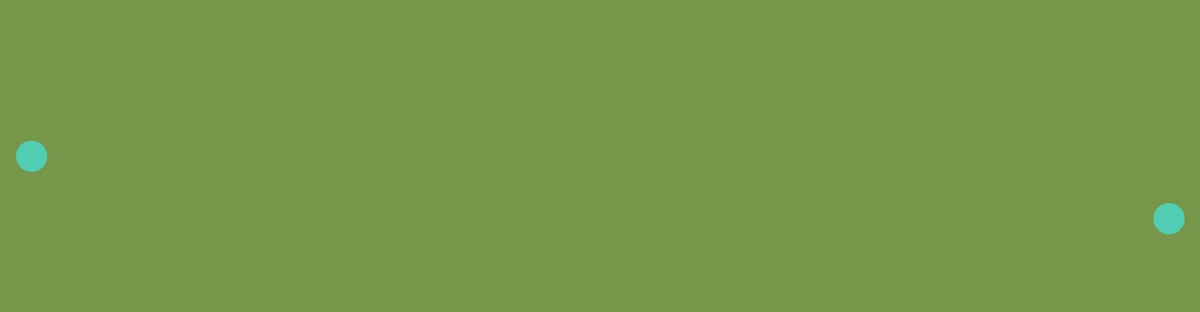
Frame 1 (no input)
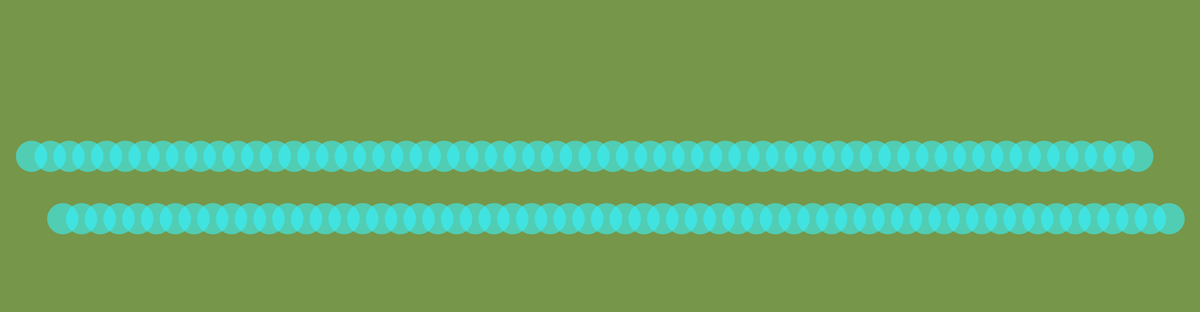
Frame 60 (the mouse pressed at the canvas centre just before this capture)
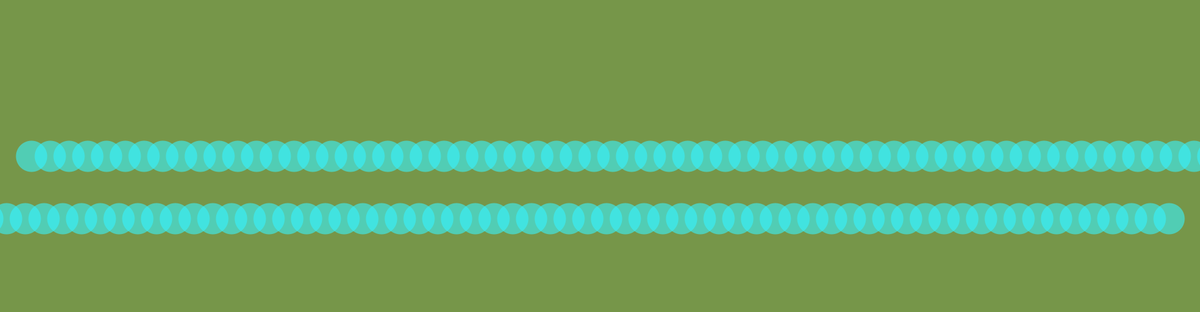
Frame 120 (the mouse held since frame 60 and released just before this capture)

The Processing sketch that drew these frames (run headless with seeded random() and noise(); from frame 60 on, the mouse is pressed at the canvas centre):

// Processing sketch: e08_jazda3width
// ── e08_jazda3width.pde
float pozycja = 50;

void setup() {
  size(1920, 500);
  colorMode(HSB);
  background(60, 130, 150);
  strokeWeight(50);
  stroke(130, 200, 255, 150);
  frameRate(5);
}

void draw() {
  point(pozycja, 250);
  point(1920-pozycja, 350);
  pozycja = pozycja + 30;
} 
